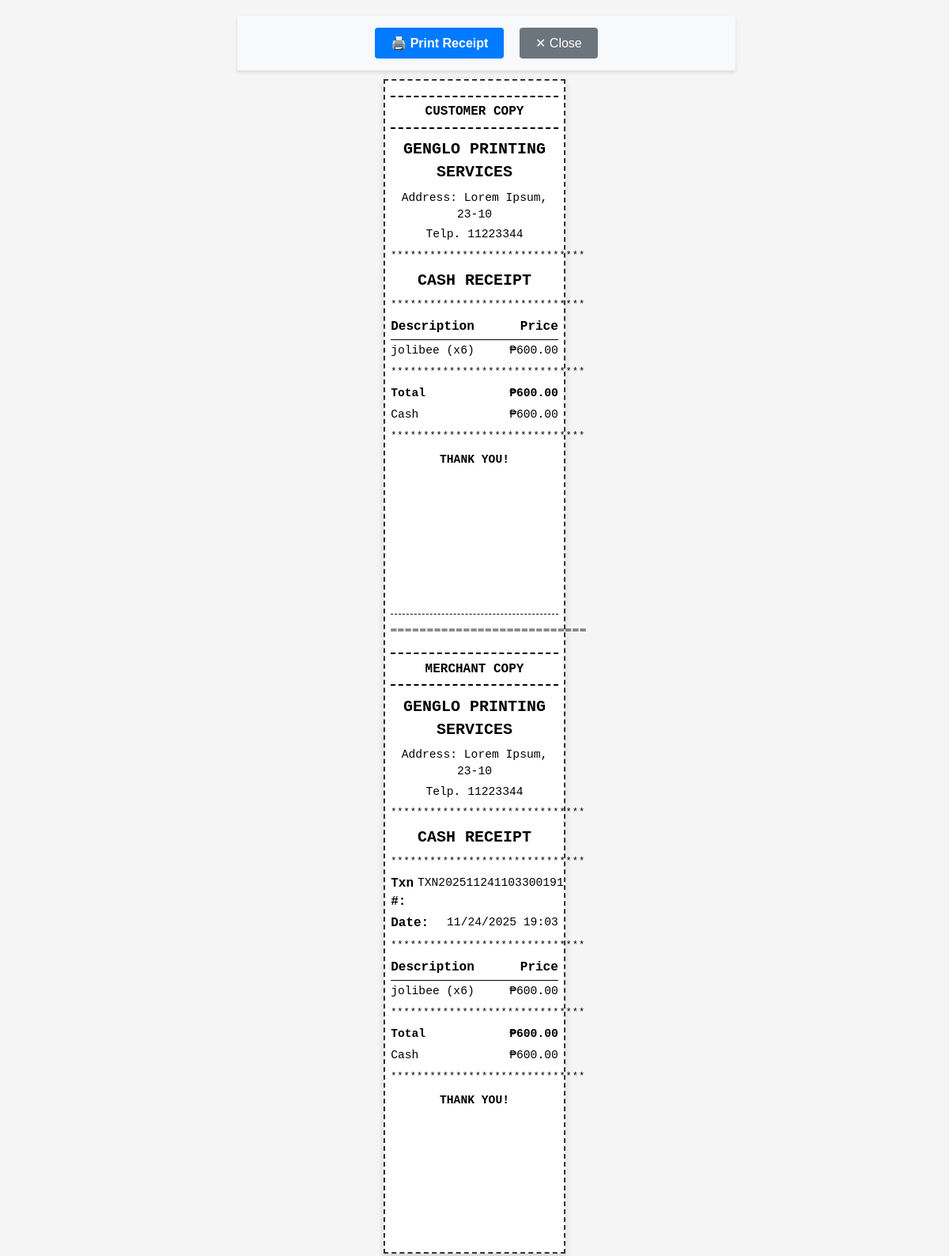
The app's page /cash-receipt/15/ (signed in) with its own data.
### transactions/models.py (models this page shows, shortened)
class TransactionItem(models.Model):
    transaction = models.ForeignKey(Transaction, on_delete=models.CASCADE, related_name='items')
    product = models.ForeignKey(Product, on_delete=models.SET_NULL, null=True)
    product_name = models.CharField(max_length=200)
    product_barcode = models.CharField(max_length=100)
    unit_price = models.DecimalField(max_digits=10, decimal_places=2)
    quantity = models.IntegerField(default=1)
    total_price = models.DecimalField(max_digits=10, decimal_places=2)
    vat_amount = models.DecimalField(max_digits=10, decimal_places=2, default=0.00)
    vatable_sale = models.DecimalField(max_digits=10, decimal_places=2, default=0.00)
    created_at = models.DateTimeField(auto_now_add=True)
    class Meta:
        verbose_name = "Transaction Item"
        verbose_name_plural = "Transaction Items"

class Transaction(models.Model):
    PAYMENT_METHODS = [
        ('debit', 'Debit (Member Account)'),
        ('cash', 'Cash'),
    ]
    STATUS_CHOICES = [
        ('pending', 'Pending'),
        ('completed', 'Completed'),
        ('cancelled', 'Cancelled'),
    ]
    transaction_number = models.CharField(max_length=50, unique=True)
    member = models.ForeignKey(Member, on_delete=models.SET_NULL, null=True, blank=True, related_name='transactions')
    subtotal = models.DecimalField(max_digits=10, decimal_places=2, default=0.00)
    vatable_sale = models.DecimalField(max_digits=10, decimal_places=2, default=0.00)
    vat_amount = models.DecimalField(max_digits=10, decimal_places=2, default=0.00)
    total_amount = models.DecimalField(max_digits=10, decimal_places=2, default=0.00)
    payment_method = models.CharField(max_length=20, choices=PAYMENT_METHODS)
    amount_paid = models.DecimalField(max_digits=10, decimal_places=2, default=0.00)
    amount_from_balance = models.DecimalField(max_digits=10, decimal_places=2, default=0.00)
    status = models.CharField(max_length=20, choices=STATUS_CHOICES, default='pending')
    notes = models.TextField(blank=True)
    created_at = models.DateTimeField(auto_now_add=True)
    updated_at = models.DateTimeField(auto_now=True)
    class Meta:
        verbose_name = "Transaction"
        verbose_name_plural = "Transactions"
        ordering = ['-created_at']

### admin_panel/views.py (the view, shortened to what this page needs)
# urls.py: path('cash-receipt/<int:transaction_id>/', admin_panel_views.view_cash_receipt, name='view_cash_receipt'),
@login_required
@require_http_methods(["GET"])
def view_cash_receipt(request, transaction_id):
    try:
        transaction = Transaction.objects.select_related('member').prefetch_related('items').get(
            id=transaction_id,
            status='completed',
            payment_method='cash'
        )
        has_full_access = is_cashier_or_admin(request.user)
        change_amount = Decimal('0.00')
        if transaction.amount_paid > transaction.total_amount:
            change_amount = transaction.amount_paid - transaction.total_amount
        shop_name = getattr(settings, 'SHOP_NAME', 'GENGLO PRINTING SERVICES')
        shop_address = getattr(settings, 'SHOP_ADDRESS', 'Address: Lorem Ipsum, 23-10')
        shop_phone = getattr(settings, 'SHOP_PHONE', 'Telp. 11223344')
        context = {
            'transaction': transaction,
            'change_amount': change_amount,
            'shop_name': shop_name,
            'shop_address': shop_address,
            'shop_phone': shop_phone,
        }
        return render(request, 'admin_panel/cash_receipt.html', context)
    except Transaction.DoesNotExist:
        messages.error(request, 'Cash receipt not found')
        return redirect('transaction_history')
    except Exception as e:
        messages.error(request, f'Error loading receipt: {str(e)}')
        return redirect('transaction_history')

### admin_panel/templatetags/currency_filters.py (called while the page is built)
@register.filter(name='currency')
def currency(value):
    try:
        num = float(value)
        return f"{num:,.2f}"
    except (ValueError, TypeError):
        return value

### admin_panel/views.py (called while the page is built, shortened)
def is_cashier_or_admin(user):
    if user.is_staff or user.is_superuser:
        return True

### admin_panel/templates/admin_panel/cash_receipt.html (shortened to what this page needs)
{% load currency_filters %}
<!DOCTYPE html>
<html>
<head>
</head>
<body>
    <div class="print-controls">
        <button id="printBtn" onclick="window.print()">🖨️ Print Receipt</button>
        <button id="closeBtn" onclick="window.close()">✕ Close</button>
    </div>
<div class="receipt-paper">
    <div class="copy-label">CUSTOMER COPY</div>
    <div class="rp-center">
        <div class="rp-title">{{ shop_name|default:"SHOP NAME" }}</div>
        <div class="rp-address">{{ shop_address|default:"Address: Lorem Ipsum, 23-10" }}</div>
        <div class="rp-phone">{{ shop_phone|default:"Telp. 11223344" }}</div>
    </div>
    <div class="rp-separator">******************************</div>
    <div class="rp-receipt-type">CASH RECEIPT</div>
    <div class="rp-separator">******************************</div>
    <div class="rp-items-header">
        <span class="rp-item-description">Description</span>
        <span class="rp-item-price">Price</span>
    </div>
    {% for item in transaction.items.all %}
    <div class="rp-item-row">
        <span class="rp-item-description">{% if item.quantity > 1 %}{{ item.product_name }} (x{{ item.quantity }}){% else %}{{ item.product_name }}{% endif %}</span>
        <span class="rp-item-price">₱{{ item.total_price|currency }}</span>
    </div>
    {% endfor %}
    <div class="rp-separator">******************************</div>
    <div class="rp-total-section">
        <div class="rp-total-row">
            <span class="rp-total-label">Total</span>
            <span class="rp-total-value">₱{{ transaction.total_amount|currency }}</span>
        </div>
        <div class="rp-total-row">
            <span>Cash</span>
            <span class="rp-item-price">₱{{ transaction.amount_paid|currency }}</span>
        </div>
    </div>
    <div class="rp-separator">******************************</div>
    <div class="rp-thanks">THANK YOU!</div>
    <div class="rp-barcode">
        <svg id="barcode"></svg>
    </div>
    <div class="copy-separator">═══════════════════════════</div>
    <div class="copy-label">MERCHANT COPY</div>
    <div class="rp-center">
        <div class="rp-title">{{ shop_name|default:"SHOP NAME" }}</div>
        <div class="rp-address">{{ shop_address|default:"Address: Lorem Ipsum, 23-10" }}</div>
        <div class="rp-phone">{{ shop_phone|default:"Telp. 11223344" }}</div>
    </div>
    <div class="rp-separator">******************************</div>
    <div class="rp-receipt-type">CASH RECEIPT</div>
    <div class="rp-separator">******************************</div>
    <div class="rp-section">
        <div class="rp-line">
            <span class="rp-line-label">Txn #:</span>
            <span>{{ transaction.transaction_number }}</span>
        </div>
        <div class="rp-line">
            <span class="rp-line-label">Date:</span>
            <span>{{ transaction.created_at|date:"m/d/Y H:i" }}</span>
        </div>
    </div>
    <div class="rp-separator">******************************</div>
    <div class="rp-items-header">
        <span class="rp-item-description">Description</span>
        <span class="rp-item-price">Price</span>
    </div>
    {% for item in transaction.items.all %}
    <div class="rp-item-row">
        <span class="rp-item-description">{% if item.quantity > 1 %}{{ item.product_name }} (x{{ item.quantity }}){% else %}{{ item.product_name }}{% endif %}</span>
        <span class="rp-item-price">₱{{ item.total_price|currency }}</span>
    </div>
    {% endfor %}
    <div class="rp-separator">******************************</div>
    <div class="rp-total-section">
        <div class="rp-total-row">
            <span class="rp-total-label">Total</span>
            <span class="rp-total-value">₱{{ transaction.total_amount|currency }}</span>
        </div>
        <div class="rp-total-row">
            <span>Cash</span>
            <span class="rp-item-price">₱{{ transaction.amount_paid|currency }}</span>
        </div>
    </div>
    <div class="rp-separator">******************************</div>
    <div class="rp-thanks">THANK YOU!</div>
    <div class="rp-barcode">
        <svg id="barcode-merchant"></svg>
    </div>
</div>
</body>
</html>

### admin_panel/templates/admin_panel/cash_receipt.html (style rules this page uses)
html, body { margin: 0; padding: 0; font-family: "Courier New", monospace; background: #f5f5f5; }
@media screen { body { width: 100%; max-width: 600px; margin: 0 auto; padding: 20px; background: #f5f5f5; } }
.receipt-paper { width: 56mm; margin: 0 auto; padding: 2mm; font-size: 11pt; line-height: 1.45; color: #000; background: #fff; }
@media screen { .receipt-paper { border: 2px dashed #333; box-shadow: 0 4px 8px rgba(0,0,0,0.15); } }
.rp-center { text-align: center; }
.rp-title { font-size: 15pt; font-weight: bold; margin-bottom: 2mm; }
.rp-address { font-size: 11pt; margin-bottom: 1mm; }
.rp-phone { font-size: 11pt; margin-bottom: 2mm; }
.rp-separator { text-align: center; margin: 2mm 0; font-size: 9pt; letter-spacing: 1px; }
.rp-receipt-type { text-align: center; font-size: 15pt; font-weight: bold; margin: 2mm 0; }
.rp-items-header { display: flex; justify-content: space-between; font-weight: bold; font-size: 12pt; margin: 2mm 0 1mm 0; padding-bottom: 1mm; border-bottom: 1px solid #000; }
.rp-item-row { display: flex; justify-content: space-between; margin: 1mm 0; font-size: 11pt; }
.rp-item-description { flex: 1; text-align: left; }
.rp-item-price { text-align: right; min-width: 30%; }
.rp-total-section { margin-top: 2mm; }
.rp-total-row { display: flex; justify-content: space-between; margin: 1.5mm 0; font-size: 11pt; }
.rp-total-label { font-weight: bold; }
.rp-total-value { font-weight: bold; text-align: right; }
.rp-thanks { text-align: center; font-size: 11pt; font-weight: bold; margin-top: 3mm; margin-bottom: 2mm; }
.rp-barcode { text-align: center; margin: 2mm 0; }
.rp-section { margin: 2mm 0; }
.rp-line { display: flex; justify-content: space-between; margin: 1mm 0; font-size: 11pt; }
.rp-line-label { font-weight: bold; font-size: 12pt; margin-right: 5px; }
.print-controls { text-align: center; padding: 15px; background: #f8f9fa; border-bottom: 1px solid #dee2e6; position: sticky; top: 0; z-index: 1000; width: 100%; box-shadow: 0 2px 4px rgba(0,0,0,0.1); margin-bottom: 10px; }
#printBtn { background-color: #007bff; color: white; border: none; padding: 10px 20px; font-size: 16px; cursor: pointer; border-radius: 4px; font-weight: bold; margin-right: 10px; }
#closeBtn { background-color: #6c757d; color: white; border: none; padding: 10px 20px; font-size: 16px; cursor: pointer; border-radius: 4px; }
.copy-label { text-align: center; font-size: 12pt; font-weight: bold; margin: 3mm 0; padding: 2mm 0; border-top: 2px dashed #000; border-bottom: 2px dashed #000; }
.copy-separator { text-align: center; margin: 5mm 0; font-size: 9pt; letter-spacing: 2px; border-top: 1px dashed #000; padding-top: 3mm; }

### records on screen
TransactionItem: product_name "jolibee", quantity "6", total_price "600.00"

### other values on screen
{{ shop_name|default:"SHOP NAME" }} "GENGLO PRINTING SERVICES"
{{ shop_address|default:"Address: Lorem Ipsum, 23-10" }} "Address: Lorem Ipsum, 23-10"
{{ shop_phone|default:"Telp. 11223344" }} "Telp. 11223344"
